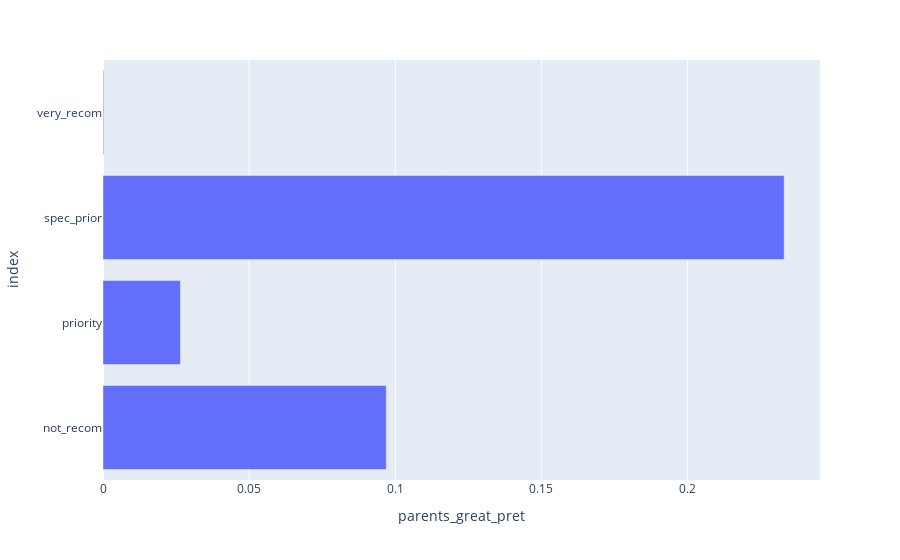
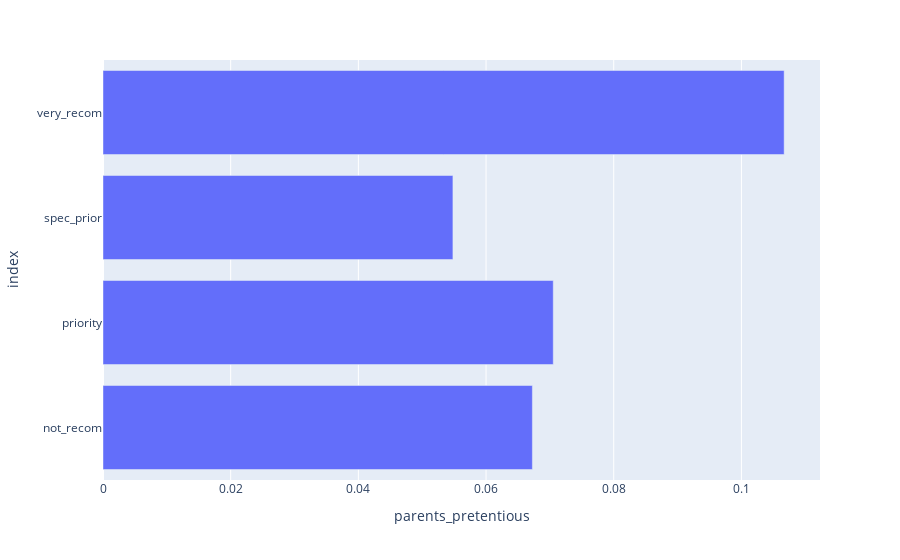
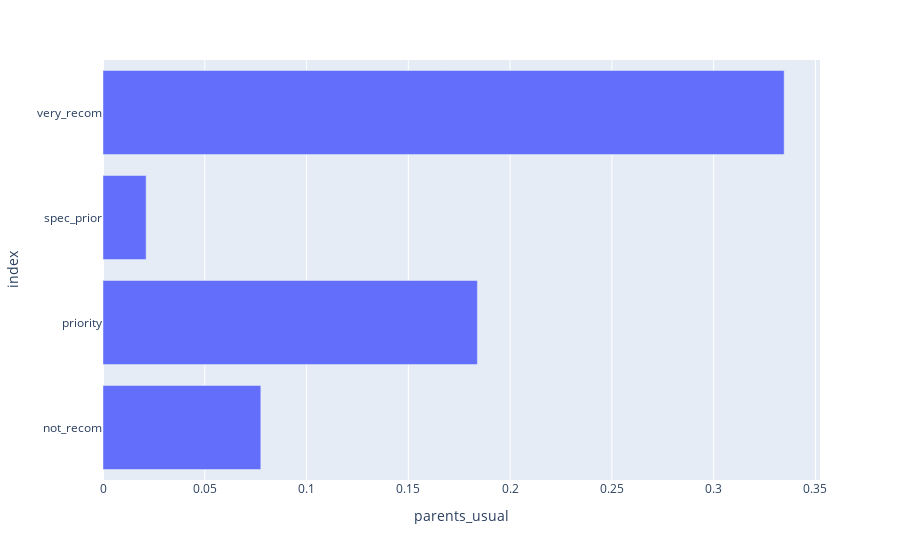
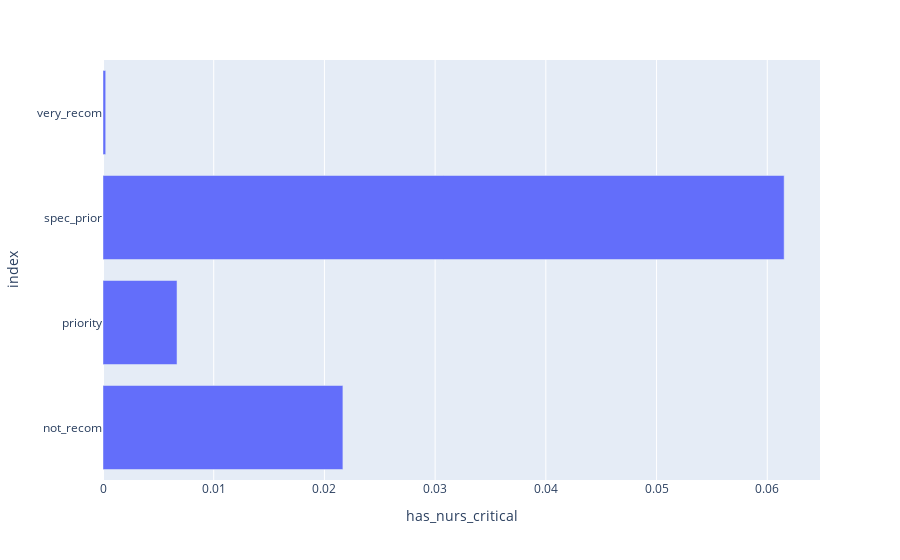

The code cell stored with these charts, in order, in its notebook:
### Markdown cell above
Each column in this table shows the probability of that column's predictor given the classes shown in each row.
So `parents_great_pret` makes `spec_prior` .23 likely, the most likely class for this predictor.

It's a bit hard to read these, so we can also plot them in a loop:

- `for i in from output get columns`
    - Set `fig` to `with px do bar using`
        - `output`
        - freestyle `x=i` (`i` will take on the name of a column on each loop)
    - Empty freestyle followed by `with fig do show using`

### Code cell
for i in output.columns:
  fig = px.bar(output,x=i)
  (fig.show())

#<xml xmlns="https://developers.google.com/blockly/xml"><variables><variable id="n+-#0`*wD8rg+dSg6M^w">i</variable><variable id="B1+(FA+B_0M9*6bKcj,o">output</variable><variable id="AriMCkUM!81vTeAcb+6,">fig</variable><variable id="+yh,Zg{hON]zy6D~.rH#">px</variable></variables><block type="controls_forEach" id="7YJ)K?q9poiHMo2hO,si" x="37" y="62"><field name="VAR" id="n+-#0`*wD8rg+dSg6M^w">i</field><value name="LIST"><block type="varGetProperty" id="k3#lLk(++xN{Qk3$B!$/"><field name="VAR" id="B1+(FA+B_0M9*6bKcj,o">output</field><field name="MEMBER">columns</field><data>output:columns</data></block></value><statement name="DO"><block type="variables_set" id="JN`QXdt~zSW=Hr{(pqls"><field name="VAR" id="AriMCkUM!81vTeAcb+6,">fig</field><value name="VALUE"><block type="varDoMethod" id="{:}eVR02P7FStzQGj0GV"><mutation items="2"></mutation><field name="VAR" id="+yh,Zg{hON]zy6D~.rH#">px</field><field name="MEMBER">bar</field><data>px:bar</data><value name="ADD0"><block type="variables_get" id="=q54j7UU*zIcvj!*1|*T"><field name="VAR" id="B1+(FA+B_0M9*6bKcj,o">output</field></block></value><value name="ADD1"><block type="dummyOutputCodeBlock" id="RY78CA7:[nQbnOEuW1m="><field name="CODE">x=i</field></block></value></block></value><next><block type="valueNoOutputCodeBlock" id="nhl:T[c!ql@WIUxev5!W"><field name="CODE"></field><value name="INPUT"><block type="varDoMethod" id="k[eR(8ic(VPGTMX/C8.6"><mutation items="1"></mutation><field name="VAR" id="AriMCkUM!81vTeAcb+6,">fig</field><field name="MEMBER">show</field><data>fig:show</data></block></value></block></next></block></statement></block></xml>

### Figure 1 — Plotly figure (JSON) as saved in the notebook; plotly's stock layout.template omitted (floating-point values rounded to 4 significant figures)
{"data": [{"hovertemplate": "parents_great_pret=%{x}<br>index=%{y}<extra></extra>", "legendgroup": "", "marker": {"color": "#636efa", "pattern": {"shape": ""}}, "name": "", "orientation": "h", "showlegend": false, "textposition": "auto", "type": "bar", "x": [0.09692, 0.02649, 0.2331, 0.000245], "xaxis": "x", "y": ["not_recom", "priority", "spec_prior", "very_recom"], "yaxis": "y"}], "layout": {"barmode": "relative", "legend": {"tracegroupgap": 0}, "margin": {"t": 60}, "xaxis": {"anchor": "y", "domain": [0, 1], "title": {"text": "parents_great_pret"}}, "yaxis": {"anchor": "x", "domain": [0, 1], "title": {"text": "index"}}}}

### Figure 2 — Plotly figure (JSON) as saved in the notebook; plotly's stock layout.template omitted (floating-point values rounded to 4 significant figures)
{"data": [{"hovertemplate": "parents_pretentious=%{x}<br>index=%{y}<extra></extra>", "legendgroup": "", "marker": {"color": "#636efa", "pattern": {"shape": ""}}, "name": "", "orientation": "h", "showlegend": false, "textposition": "auto", "type": "bar", "x": [0.06726, 0.07053, 0.05481, 0.1067], "xaxis": "x", "y": ["not_recom", "priority", "spec_prior", "very_recom"], "yaxis": "y"}], "layout": {"barmode": "relative", "legend": {"tracegroupgap": 0}, "margin": {"t": 60}, "xaxis": {"anchor": "y", "domain": [0, 1], "title": {"text": "parents_pretentious"}}, "yaxis": {"anchor": "x", "domain": [0, 1], "title": {"text": "index"}}}}

### Figure 3 — Plotly figure (JSON) as saved in the notebook; plotly's stock layout.template omitted (floating-point values rounded to 4 significant figures)
{"data": [{"hovertemplate": "parents_usual=%{x}<br>index=%{y}<extra></extra>", "legendgroup": "", "marker": {"color": "#636efa", "pattern": {"shape": ""}}, "name": "", "orientation": "h", "showlegend": false, "textposition": "auto", "type": "bar", "x": [0.07753, 0.1839, 0.02118, 0.3346], "xaxis": "x", "y": ["not_recom", "priority", "spec_prior", "very_recom"], "yaxis": "y"}], "layout": {"barmode": "relative", "legend": {"tracegroupgap": 0}, "margin": {"t": 60}, "xaxis": {"anchor": "y", "domain": [0, 1], "title": {"text": "parents_usual"}}, "yaxis": {"anchor": "x", "domain": [0, 1], "title": {"text": "index"}}}}

### Figure 4 — Plotly figure (JSON) as saved in the notebook; plotly's stock layout.template omitted (floating-point values rounded to 4 significant figures)
{"data": [{"hovertemplate": "has_nurs_critical=%{x}<br>index=%{y}<extra></extra>", "legendgroup": "", "marker": {"color": "#636efa", "pattern": {"shape": ""}}, "name": "", "orientation": "h", "showlegend": false, "textposition": "auto", "type": "bar", "x": [0.02167, 0.006687, 0.06153, 0.000245], "xaxis": "x", "y": ["not_recom", "priority", "spec_prior", "very_recom"], "yaxis": "y"}], "layout": {"barmode": "relative", "legend": {"tracegroupgap": 0}, "margin": {"t": 60}, "xaxis": {"anchor": "y", "domain": [0, 1], "title": {"text": "has_nurs_critical"}}, "yaxis": {"anchor": "x", "domain": [0, 1], "title": {"text": "index"}}}}
